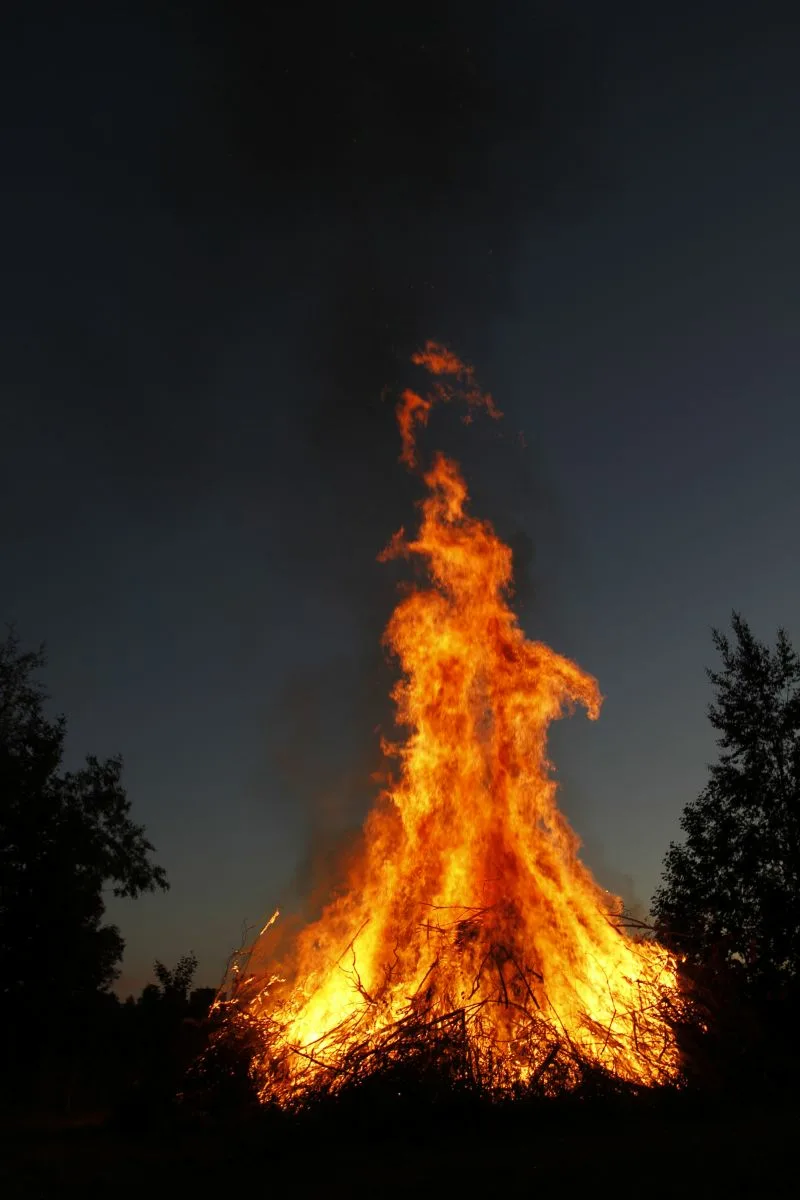
#> input picture tests/test_fire.jpg, 800 x 1200 px
$ python -i enhancer.py   (imports and definitions only)
#> lines starting #> are read from the running program, lines starting #| are printed output that depends on the picture
#> further down, picture is the input picture: shape (1200, 800, 3); mean B, G, R 30.4, 41.1, 54
"""
Адаптивное улучшение кадров для детекции в условиях низкой освещённости.
Использует CLAHE и gamma-коррекцию для улучшения видимости лиц в темноте.
"""
import cv2
import numpy as np
import logging

logger = logging.getLogger(__name__)


class LowLightEnhancer:
    """Адаптивное улучшение кадров для детекции в условиях низкой освещённости"""

    def __init__(self,
                 clahe_clip_limit: float = 2.0,
                 clahe_grid_size: int = 8,
                 gamma_default: float = 1.0,
                 gamma_dark: float = 1.8,
                 brightness_threshold: int = 70):
        """
        Инициализация улучшителя освещения.

        Args:
            clahe_clip_limit: Лимит контраста для CLAHE (1.5-3.0)
            clahe_grid_size: Размер сетки для CLAHE
            gamma_default: Gamma для ярких кадров (обычно 1.0)
            gamma_dark: Gamma для тёмных кадров (1.5-2.2)
            brightness_threshold: Порог яркости для активации улучшения (0-255)
        """
        self.clahe_clip_limit = clahe_clip_limit
        self.clahe_grid_size = clahe_grid_size
        self.clahe = cv2.createCLAHE(clipLimit=clahe_clip_limit,
                                     tileGridSize=(clahe_grid_size, clahe_grid_size))
        self.gamma_default = gamma_default
        self.gamma_dark = gamma_dark
        self.brightness_threshold = brightness_threshold

    def _measure_brightness(self, frame: np.ndarray) -> float:
        """
        Оценивает среднюю яркость кадра по яркостному каналу HSV.

        Args:
            frame: Кадр в формате BGR

        Returns:
            Средняя яркость (0-255)
        """
        hsv = cv2.cvtColor(frame, cv2.COLOR_BGR2HSV)
#> hsv: shape (1200, 800, 3); mean H, S, V 63.7, 103.7, 58.5
        return np.mean(hsv[:, :, 2])

    def _gamma_correct(self, frame: np.ndarray, gamma: float) -> np.ndarray:
        """
        Применяет gamma-коррекцию к кадру.

        Args:
            frame: Входной кадр
            gamma: Коэффициент gamma (>1 осветляет, <1 затемняет)

        Returns:
            Кадр с применённой gamma-коррекцией
        """
        if gamma == 1.0:
            return frame

        inv_gamma = 1.0 / gamma
        table = np.array([(i / 255.0) ** inv_gamma * 255
                         for i in np.arange(0, 256)]).astype("uint8")
        return cv2.LUT(frame, table)

    def enhance(self, frame: np.ndarray, force: bool = False) -> np.ndarray:
        """
        Улучшает кадр для детекции лиц.

        Args:
            frame: Входной кадр BGR
            force: Если True, применяет улучшение независимо от яркости

        Returns:
            Улучшенный кадр
        """
        brightness = self._measure_brightness(frame)
#> brightness = 58.46

        # Если кадр достаточно яркий — возвращаем как есть (экономим время)
        if brightness >= self.brightness_threshold and not force:
            return frame

        # 1. Применяем CLAHE к яркостному каналу (не к цвету!)
        hsv = cv2.cvtColor(frame, cv2.COLOR_BGR2HSV)
        hsv[:, :, 2] = self.clahe.apply(hsv[:, :, 2])
#> hsv: shape (1200, 800, 3); mean H, S, V 63.7, 103.7, 65.8
        enhanced = cv2.cvtColor(hsv, cv2.COLOR_HSV2BGR)
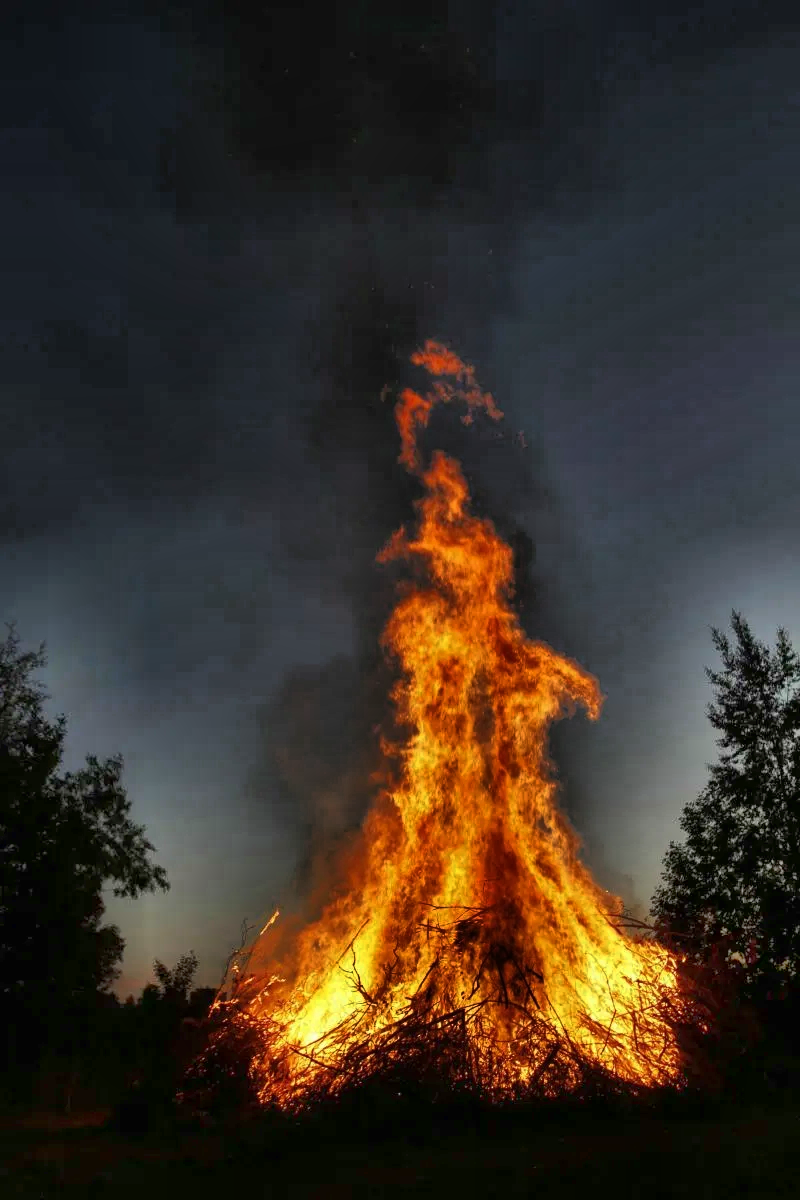
#> enhanced: shape (1200, 800, 3); mean B, G, R 39.1, 48.8, 59.3

        # 2. Gamma-коррекция для тёмных кадров
        gamma = self.gamma_dark if brightness < self.brightness_threshold else self.gamma_default
#> gamma = 1.8
        enhanced = self._gamma_correct(enhanced, gamma)
#> in _gamma_correct, `inv_gamma = 1.0 / gamma`: inv_gamma = 0.556
#> in _gamma_correct, `table = np.array([(i / 255.0) ** inv_gamma * 255 for i in np.arange(0,..`: table = 256 values from 0 to 255
#> in _gamma_correct, `return cv2.LUT(frame, table)`:
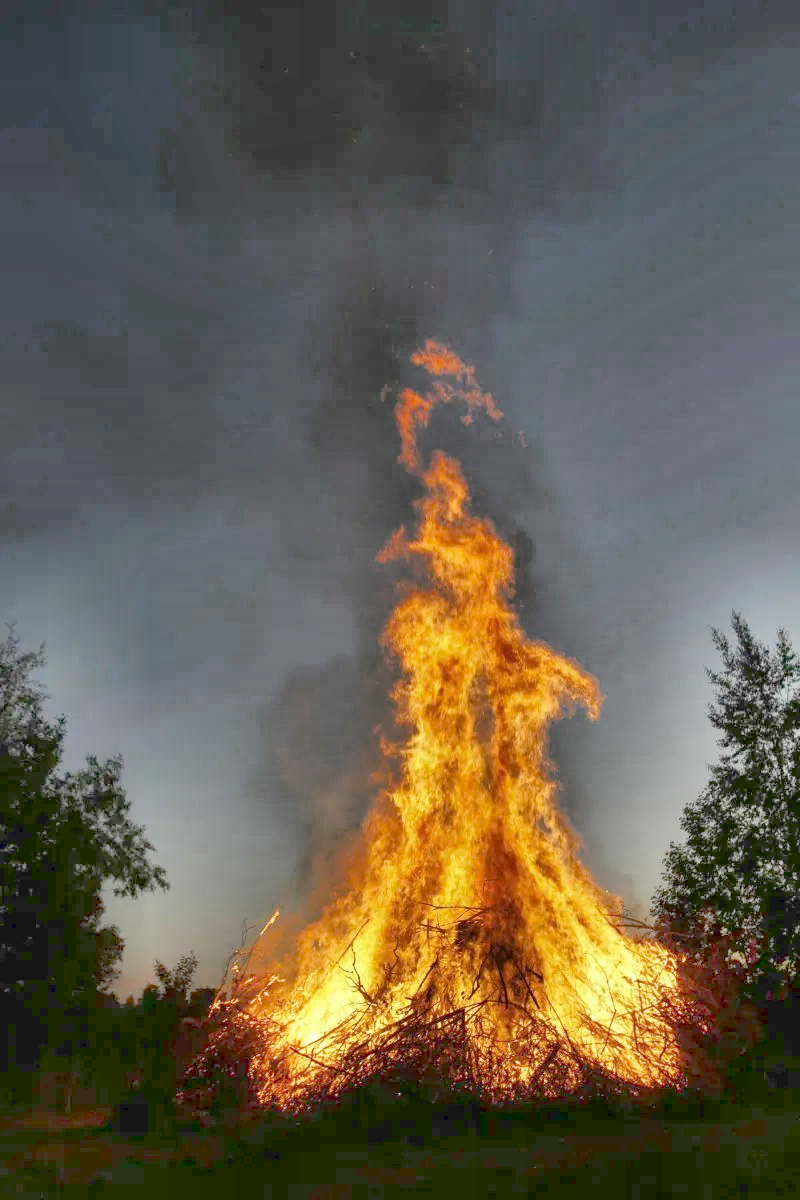
#> returned value: shape (1200, 800, 3); mean of channels 0, 1, 2 78.5, 94, 101.6; drawn as B, G, R

        logger.debug(f"🔦 Темный кадр (яркость={brightness:.1f}), применяем улучшение")

        return enhanced

    def update_clahe(self, clip_limit: float, grid_size: int = 8):
        """
        Пересоздаёт CLAHE с новыми параметрами.

        Args:
            clip_limit: Новый лимит контраста
            grid_size: Новый размер сетки
        """
        self.clahe_clip_limit = clip_limit
        self.clahe_grid_size = grid_size
        self.clahe = cv2.createCLAHE(clipLimit=clip_limit,
                                     tileGridSize=(grid_size, grid_size))

>>> import cv2
>>> picture = cv2.imread('../tests/test_fire.jpg')
>>> result = LowLightEnhancer().enhance(picture)
